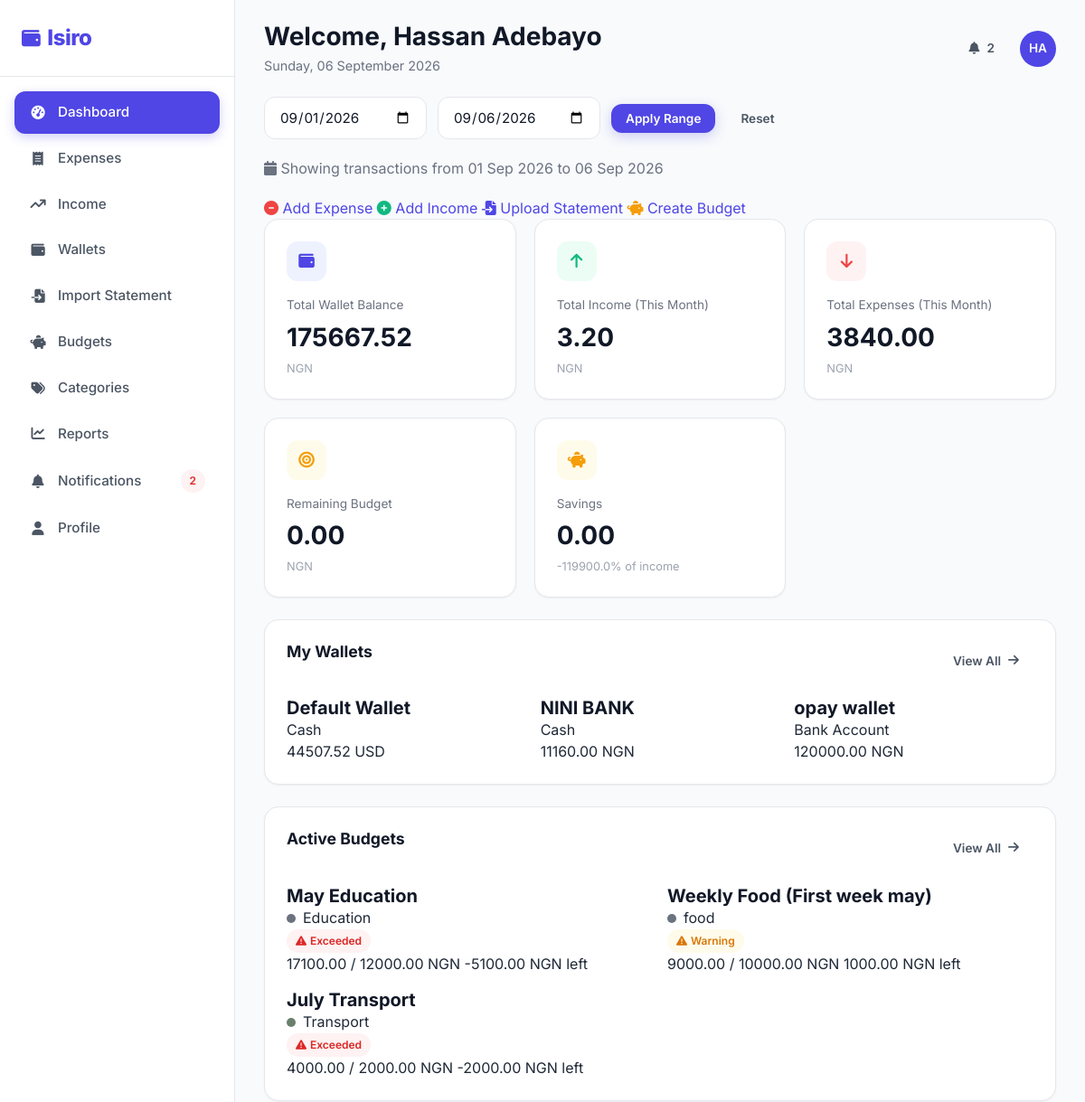
Before: /dashboard/ (signed in, upper part) with the older database file.
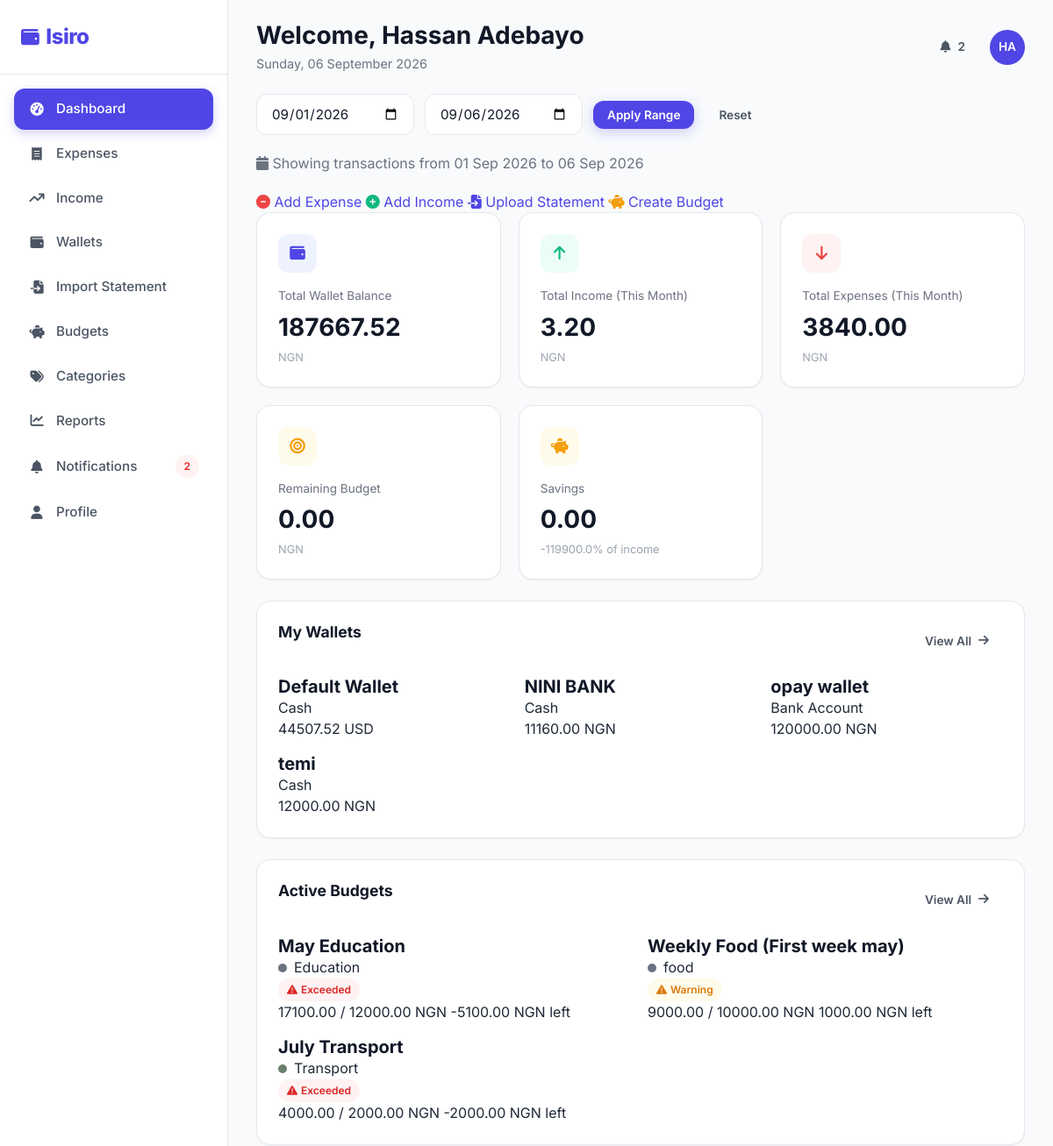
After: the same page with the newer database file.
### expenses/models.py (models this page shows, shortened)
class Wallet(models.Model):
    class AccountType(models.TextChoices):
        CASH = "cash", "Cash"
        BANK = "bank", "Bank Account"
        MOBILE = "mobile", "Mobile Money"
        CARD = "card", "Credit Card"
        SAVINGS = "savings", "Savings"
        OTHER = "other", "Other"
    user = models.ForeignKey(
        settings.AUTH_USER_MODEL,
        on_delete=models.CASCADE,
        related_name="wallets",
    )
    name = models.CharField(max_length=120)
    account_type = models.CharField(
        max_length=12,
        choices=AccountType.choices,
        default=AccountType.CASH,
    )
    opening_balance = models.DecimalField(
        max_digits=12, decimal_places=2, default=0)
    current_balance = models.DecimalField(
        max_digits=12, decimal_places=2, default=0)
    currency = models.CharField(max_length=10, default="USD")
    description = models.CharField(max_length=255, blank=True)
    is_active = models.BooleanField(default=True)
    created_at = models.DateTimeField(auto_now_add=True)
    updated_at = models.DateTimeField(auto_now=True)
    class Meta:
        ordering = ["name"]
        constraints = [
            models.UniqueConstraint(
                fields=["user", "name"], name="unique_wallet_name_per_user"),
        ]

class Category(models.Model):
    name = models.CharField(max_length=80)
    icon = models.CharField(max_length=50, default="fa-tag")
    color = models.CharField(max_length=20, default="#6B7280")
    is_default = models.BooleanField(default=False)
    user = models.ForeignKey(
        settings.AUTH_USER_MODEL,
        on_delete=models.CASCADE,
        related_name="categories",
        null=True,
        blank=True,
    )
    created_at = models.DateTimeField(auto_now_add=True)
    class Meta:
        verbose_name_plural = "Categories"
        ordering = ["name"]
        constraints = [
            models.UniqueConstraint(
                fields=["name", "user"], name="unique_category_per_user",
            ),
        ]

### budgets/models.py (models this page shows, shortened)
class Budget(models.Model):
    class PeriodType(models.TextChoices):
        WEEKLY = "weekly", "Weekly"
        MONTHLY = "monthly", "Monthly"
        YEARLY = "yearly", "Yearly"
    user = models.ForeignKey(
        settings.AUTH_USER_MODEL, on_delete=models.CASCADE, related_name="budgets",
    )
    name = models.CharField(max_length=150)
    category = models.ForeignKey(
        Category, on_delete=models.CASCADE, related_name="budgets",
    )
    amount_limit = models.DecimalField(max_digits=12, decimal_places=2)
    period_type = models.CharField(
        max_length=10, choices=PeriodType.choices, default=PeriodType.MONTHLY,
    )
    start_date = models.DateField()
    end_date = models.DateField()
    alert_percentage = models.IntegerField(default=80)
    is_active = models.BooleanField(default=True)
    created_at = models.DateTimeField(auto_now_add=True)
    updated_at = models.DateTimeField(auto_now=True)
    class Meta:
        ordering = ["-created_at"]          # Newest budgets first
        verbose_name = "Budget"
        verbose_name_plural = "Budgets"
        unique_together = ["user", "category", "start_date"]
    @property
    def spent_amount(self):
        from expenses.models import Expense
        qs = Expense.objects.filter(
            user=self.user, category=self.category,
            transaction_type=Expense.TransactionType.EXPENSE,
            date__gte=self.start_date, date__lte=self.end_date,
        )
        return qs.aggregate(t=models.Sum("amount"))["t"] or 0
    @property
    def remaining(self):
        return self.amount_limit - self.spent_amount
    @property
    def spent_percentage(self):
        if self.amount_limit > 0:
            return min(100, int((self.spent_amount / self.amount_limit) * 100))
        return 0
    @property
    def is_warning(self):
        return self.spent_percentage >= self.alert_percentage
    @property
    def is_exceeded(self):
        return self.spent_amount >= self.amount_limit

### users/models.py (models this page shows, shortened)
class User(AbstractUser):
    username = None  # remove the username field; use email instead
    full_name = models.CharField(max_length=150, blank=True)
    email = models.EmailField(unique=True)
    profile_image = models.ImageField(
        upload_to="profile_images/",
        blank=True,
        null=True,
    )
    currency = models.CharField(max_length=10, default="USD")
    monthly_budget_preference = models.DecimalField(max_digits=12, decimal_places=2, default=0)
    theme_preference = models.CharField(max_length=10, default="light", choices=[("light", "Light"), ("dark", "Dark")])
    notify_expenses = models.BooleanField(default=True)
    notify_budgets = models.BooleanField(default=True)
    notify_imports = models.BooleanField(default=True)
    created_at = models.DateTimeField(auto_now_add=True)
    USERNAME_FIELD = "email"
    REQUIRED_FIELDS = ["full_name"]
    objects = UserManager()
    @property
    def initials(self) -> str:
        name = self.full_name or self.email
        parts = [p for p in name.replace("@", " ").split() if p]
        return "".join(p[0].upper() for p in parts[:2]) or "?"

### expenses/views.py (the view)
# urls.py: path("dashboard/", DashboardView.as_view(), name="dashboard"),
class DashboardView(LoginRequiredMixin, View):
    login_url = "users:login"
    template_name = "dashboard.html"
    def _date_range(self, request):
        start = request.GET.get("start")
        end = request.GET.get("end")
        if start:
            start = timezone.datetime.strptime(start, "%Y-%m-%d").date()
        else:
            start = timezone.now().replace(day=1).date()
        if end:
            end = timezone.datetime.strptime(end, "%Y-%m-%d").date()
        else:
            end = timezone.now().date()
        return start, end
    def get(self, request):
        start, end = self._date_range(request)
        stats = dashboard_stats(request.user, start, end)
        pie = category_breakdown(request.user, start_date=start, end_date=end)
        line = monthly_spending(request.user, start_date=start, end_date=end)
        bar = weekly_expenses(request.user, start_date=start, end_date=end)
        recent = recent_transactions(
            request.user, start_date=start, end_date=end)
        wallets = Wallet.objects.filter(
            user=request.user, is_active=True).select_related("user")[:8]
        budgets = Budget.objects.filter(
            user=request.user, is_active=True).select_related("category")[:5]
        notifications = Notification.objects.filter(
            user=request.user, is_read=False)[:5]
        unread_count = Notification.objects.filter(
            user=request.user, is_read=False).count()
        return render(request, self.template_name, {
            "stats": stats, "pie_data": pie, "line_data": line, "bar_data": bar,
            "recent": recent, "budgets": budgets, "notifications": notifications,
            "wallets": wallets, "unread_count": unread_count, "currency": request.user.currency,
            "today": timezone.now(), "start": start, "end": end,
        })

### expenses/services/analytics.py (called while the page is built)
def category_breakdown(user, months_ago: int = 0, start_date=None, end_date=None):
    if start_date is None or end_date is None:
        start, end = _month_range(months_ago)
        start_date = start.date()
        end_date = end.date()
    qs = (
        Expense.objects
        .filter(user=user, transaction_type=Expense.TransactionType.EXPENSE,
                date__gte=start_date, date__lte=end_date)
        .values("category__name", "category__color")
        .annotate(total=Sum("amount"))
        .order_by("-total")
    )
    return [
        (row["category__name"] or "Uncategorised",
         row["category__color"] or "#6B7280",
         float(row["total"] or 0))
        for row in qs
    ]

def recent_transactions(user, limit: int = 8, start_date=None, end_date=None):
    qs = Expense.objects.filter(user=user).select_related("category")
    if start_date and end_date:
        qs = qs.filter(date__gte=start_date, date__lte=end_date)
    return list(qs[:limit])

### templates/dashboard.html (shortened to what the changed rows need)
{% extends "base.html" %}
{% load static %}
{% block body_class %}app-page{% endblock %} {% block content%}
<div class="app-layout">
  <main class="main-content">
    <div class="topbar">
      <div style="display: flex; align-items: center; gap: 16px">
        <div>
          <h1>Welcome, {{ user.full_name|default:user.email }}</h1>
          <p style="color: var(--gray-500); font-size: 0.9rem; margin-top: 4px">
            {{ today|date:"l, d F Y" }}
          </p>
        </div>
      </div>
      <div class="topbar-actions">
        <a
          href="{% url 'notifications:list' %}"
          class="notification-bell btn btn-ghost btn-sm"
          title="Notifications"
        >
          <i class="fas fa-bell"></i>
          {% if unread_count %}<span class="notification-badge"
            >{{ unread_count }}</span
          >{% endif %}
        </a>
        <a href="{% url 'users:profile' %}" class="user-avatar" title="Profile"
          >{{ user.initials }}</a
        >
      </div>
    </div>
    <div class="stat-grid">
      <div class="stat-card">
        <div class="stat-icon balance"><i class="fas fa-wallet"></i></div>
        <div class="stat-label">Total Wallet Balance</div>
        <div class="stat-value">{{ stats.total_balance|floatformat:2 }}</div>
        <div class="stat-sub">{{ currency }}</div>
      </div>
      <div class="stat-card">
        <div class="stat-icon income"><i class="fas fa-arrow-up"></i></div>
        <div class="stat-label">Total Income (This Month)</div>
        <div class="stat-value">{{ stats.total_income|floatformat:2 }}</div>
        <div class="stat-sub">{{ currency }}</div>
      </div>
      <div class="stat-card">
        <div class="stat-icon expense"><i class="fas fa-arrow-down"></i></div>
        <div class="stat-label">Total Expenses (This Month)</div>
        <div class="stat-value">{{ stats.month_expenses|floatformat:2 }}</div>
        <div class="stat-sub">{{ currency }}</div>
      </div>
      <div class="stat-card">
        <div class="stat-icon savings"><i class="fas fa-bullseye"></i></div>
        <div class="stat-label">Remaining Budget</div>
        <div class="stat-value">{{ stats.remaining_budget|floatformat:2 }}</div>
        <div class="stat-sub">{{ currency }}</div>
      </div>
    </div>
    {% if wallets %}
    <div class="chart-card" style="margin-bottom: 24px">
      <div
        style="
          display: grid;
          grid-template-columns: repeat(auto-fit, minmax(220px, 1fr));
          gap: 16px;
        "
      >
        {% for wallet in wallets %}
        <a
          href="{% url 'expenses:wallet_detail' wallet.id %}"
          class="budget-card"
          style="text-decoration: none; color: inherit"
        >
          <div class="budget-header">
            <div>
              <h4>{{ wallet.name }}</h4>
              <span class="budget-category"
                >{{ wallet.get_account_type_display }}</span
              >
            </div>
          </div>
          <div class="budget-stats">
            <span class="spent"
              >{{ wallet.current_balance|floatformat:2 }} {{ wallet.currency}}</span
            >
          </div>
        </a>
        {% endfor %}
      </div>
    </div>
    {% endif %}
    {% if budgets %}
    <div class="chart-card" style="margin-bottom: 24px">
      <div
        style="
          display: grid;
          grid-template-columns: repeat(auto-fit, minmax(280px, 1fr));
          gap: 16px;
        "
      >
        {% for b in budgets %}
        <div
          class="budget-card {% if b.is_exceeded %}exceeded{% elif b.is_warning %}warning{% endif %}"
        >
          <div class="budget-header">
            <div>
              <h4>{{ b.name }}</h4>
              <span class="budget-category"
                ><span
                  class="cat-dot"
                  style="background:{{ b.category.color }};"
                ></span
                >{{ b.category.name }}</span
              >
            </div>
            {% if b.is_exceeded %}
            <span class="badge badge-expense"
              ><i class="fas fa-triangle-exclamation"></i> Exceeded</span
            >
            {% elif b.is_warning %}
            <span
              class="badge"
              style="background: var(--warning-50); color: var(--warning-600)"
              ><i class="fas fa-triangle-exclamation"></i> Warning</span
            >
            {% endif %}
          </div>
          <div class="budget-stats">
            <span class="spent"
              >{{ b.spent_amount|floatformat:2 }} / {{ b.amount_limit|floatformat:2 }} {{ currency }}</span
            >
            <span class="remaining"
              >{{ b.remaining|floatformat:2 }} {{ currency }} left</span
            >
          </div>
        </div>
        {% endfor %}
      </div>
    </div>
    {% endif %}
  </main>
</div>
{% endblock %}

Changed rows visible on the page:
added Wallet: name "temi", account_type "Cash", current_balance "12000.00", currency "NGN"
Other visible differences:
{{ stats.total_balance|floatformat:2 }}: "175667.52" → "187667.52"
